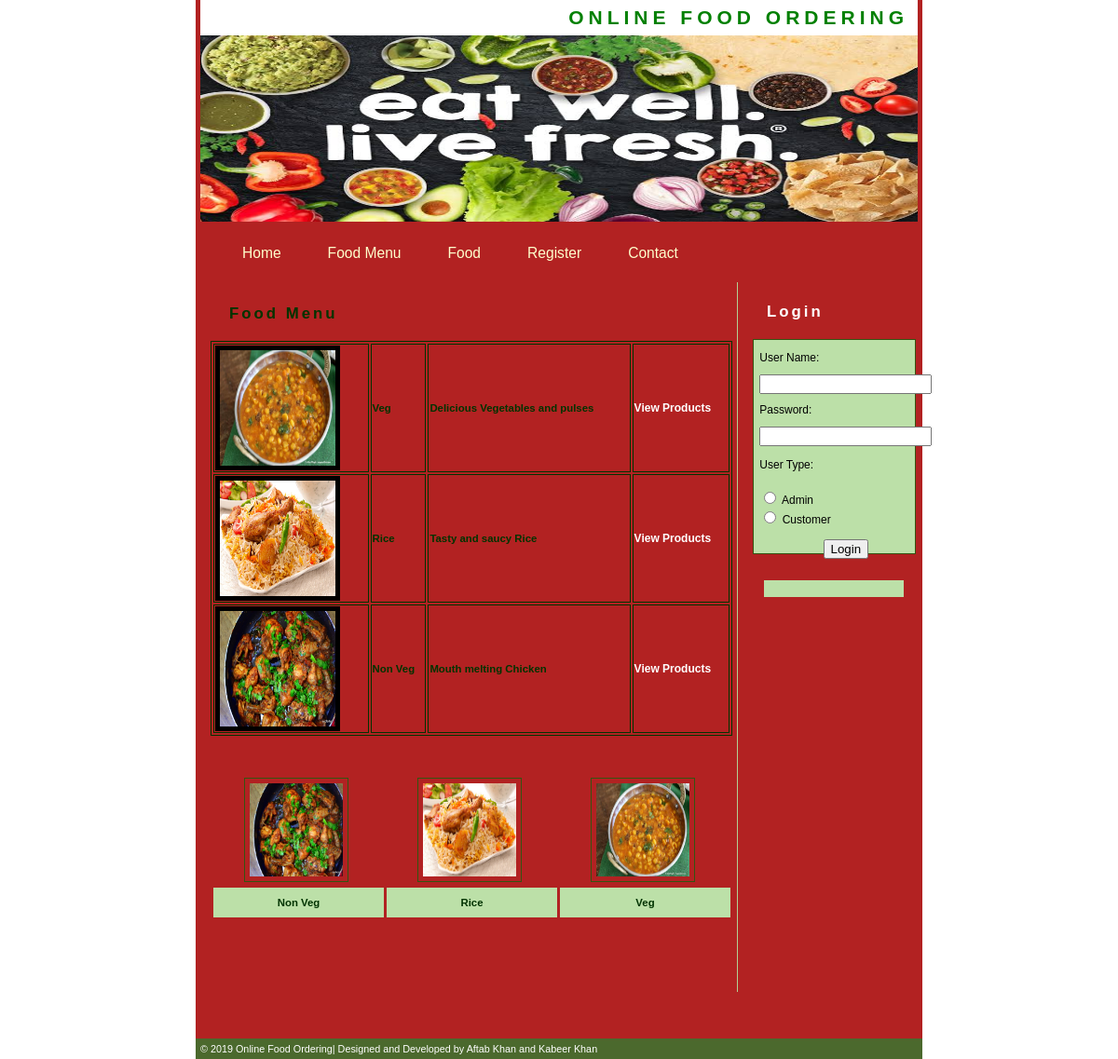
Screenshot of /Category.php with the database file from the repository.
### tables this page shows
CREATE TABLE IF NOT EXISTS `category_master` (
  `CategoryId` int(11) NOT NULL AUTO_INCREMENT,
  `CategoryName` varchar(20) NOT NULL,
  `Description` varchar(200) NOT NULL,
  `Image` varchar(100) NOT NULL,
  PRIMARY KEY (`CategoryId`)
);

### Category.php (the view, shortened to what this page needs)
<!DOCTYPE html PUBLIC "-//W3C//DTD XHTML 1.0 Transitional//EN" "http://www.w3.org/TR/xhtml1/DTD/xhtml1-transitional.dtd">
<html xmlns="http://www.w3.org/1999/xhtml">
<head>
<link href="style.css" rel="stylesheet" type="text/css" />
</head>
<body>
<div id="wrapper">
  <?php
  include "Header.php";
  ?>
  <div id="content">
    <h2><span style="color:#003300">Food Menu</span></h2>
    <table width="100%" border="1" bordercolor="#003300" >
      <?php
$con = mysql_connect("localhost","root");
$sql = "select * from Category_Master";
$result = mysql_query($sql,$con);
while($row = mysql_fetch_array($result))
{
$Id=$row['CategoryId'];
$CategoryName=$row['CategoryName'];
$Description=$row['Description'];
$Image=$row['Image'];
?>
      <tr>
       <td class="style3"><img src="Products/<?php echo $Image;?>" width="124" height="124" border="5" /></td>
        <td class="style3"><div align="left" class="style9 style5"><strong><?php echo $CategoryName;?></strong></div></td>
        <td class="style3"><div align="left" class="style9 style5"><strong><?php echo $Description;?></strong></div></td>
        <td class="style3"><a href="Products.php?CategoryId=<?php echo $Id;?>">View Products</a></td>
      </tr>
      <?php
}
?>
    </table>
    <table width="100%" border="0" cellspacing="3" cellpadding="3">
      <tr>
        <td>&nbsp;</td>
        <td>&nbsp;</td>
        <td>&nbsp;</td>
      </tr>
      <tr>
        <td><p><img src="images/chickenKarahi.jpg" alt="box" width="100" height="100" hspace="10" align="left" class="imgleft" title="box" /></p></td>
        <td><p><img src="images/biryaniRice.jpg" alt="box" width="100" height="100" hspace="10" align="left" class="imgleft" title="box" /></p></td>
        <td><p><img src="images/daalChanaFry.jpg" alt="box" width="100" height="100" hspace="10" align="left" class="imgleft" title="box" /></p></td>
      </tr>
      <tr>
        <td height="26" bgcolor="#BCE0A8"><div align="center" class="style9">Non Veg</div></td>
        <td bgcolor="#BCE0A8"><div align="center" class="style9">Rice</div></td>
        <td bgcolor="#BCE0A8"><div align="center" class="style9">Veg</div></td>
      </tr>
    </table>
    <p>&nbsp;</p>
    <p>&nbsp;</p>
  </div>
 <?php
 include "Right.php";
 ?>
   <?php
 include "Footer.php";
 ?>
</div>
</body>
</html>

### Header.php
<div id="title">
    <h1><span style="color: #008000;">Online Food Ordering</span></h1>
  </div>
  <div id="header"><img src="images/banner.JPG" alt="header" width="770" height="200" /></div>
<div class="container">
    <ul id="navCircle">
      <li><a href="index.php">Home</a></li>
      <li><a href="Category.php">Food Menu</a></li>
      <li><a href="Products.php">Food</a></li>
      <li><a href="Register.php">Register</a></li>
      <li><a href="Contact.php">Contact</a></li>
    </ul>
  </div>

### Right.php (shortened to what this page needs)
<link href="SpryAssets/SpryValidationTextField.css" rel="stylesheet" type="text/css">
 <div id="right-col">
    <h2>Login</h2>
    <div class="scroll">
      <form name="form1" method="post" action="login.php">
        <table width="100%" border="0" cellspacing="0" cellpadding="0">
          <tr>
            <td height="26">User Name:</td>
          </tr>
          <tr>
          <td height="30"><span id="sprytextfield1">
            <label>
            <input type="text" name="txtUserName" id="txtUserName" />
            </label>
            <span class="textfieldRequiredMsg">A value is required.</span></span></td>
          </tr>
          <tr>
            <td height="26">Password:</td>
          </tr>
          <tr>
            <td height="31"><span id="sprytextfield2">
          <label>
              <input type="password" name="txtPassword" id="txtPassword">
              </label>
            <span class="textfieldRequiredMsg">*</span></span></td>
          </tr>
          <tr>
            <td height="29">User Type:</td>
          </tr>
          <tr>
            <td height="52"><p>
              <label>
                <input type="radio" name="rdType" value="Admin" id="rdType_0">
                Admin</label>
              <br>
              <label>
                <input type="radio" name="rdType" value="Customer" id="rdType_1">
                Customer</label>
              <br>
            </p></td>
          </tr>
          <tr>
            <td><label>
              <div align="center">
                <input type="submit" name="button" id="button" value="Login">
                </div>
            </label></td>
          </tr>
          <tr>
            <td>&nbsp;</td>
          </tr>
        </table>
      </form>
      <h3>&nbsp;</h3>
  </div>
    <h2>&nbsp;</h2>
</div>

### Footer.php
<div id="footer">  &copy; 2019 Online Food Ordering| Designed and Developed by Aftab Khan and Kabeer Khan </div>

### style.css (style rules this page uses)
body { margin : 0; padding : 0; text-align : left; font : 75% "Trebuchet MS", verdana, arial, sans-serif; line-height : 1.5em; background : url(images/banner1.jpg); }
#wrapper { position : relative; width : 780px; margin-right : auto; margin-left : auto; padding : 0; border :0px solid green; background: #B22222; }
#title { width : 770px; margin-left : 5px; padding : 0; text-align : right; background-color : #fff; color : #000; }
#title h1 { margin : 0; padding : 10px; font-size : 175%; text-transform : uppercase; letter-spacing : 5px; background : inherit; color : #BCE0A8; }
#header { background : url(images/banner.JPG) no-repeat; width : 770px; height : 200px; margin : 0 0 0 5px; padding : 0 0 0 0; }
.container { width : 770px; height : 35px; margin : 20px 0 10px 5px; background-color:#B22222; color:#ffffff; }
#navCircle { margin : 0; padding : 0 0 20px 20px; }
#navCircle li { margin : 0; padding : 0; display : inline; list-style-type : none; margin-top:5px; }
#navCircle a:link, #navCircle a:visited { float : left; font-size : 1.3em; padding : 0 25px 15px 25px; text-decoration : none; background : inherit; color:#FFFFCC; margin-top:5px; }
#content { width : 560px; float : left; margin-top : 0; margin-left : 11px; padding : 5px; border-right : 1px solid #b2d094; }
#content p { padding : 0 20px; }
#right-col { width : 175px; margin : 5px 0 0 590px; border-left : 1px none #28460a; padding : 3px; color: #fff; }
#footer { margin : 50px 0 0 0; padding : 5px; font : 90% "Trebuchet MS", verdana, arial, sans-serif; background : #4b692d; color : #fff; }
div.scroll { height : 18em; width : 160px; padding : 1ex; margin : 0 0 30px 5px; border : 1px solid #345411; background : #BCE0A8; color : #000; }
h2 { margin : 20px; font-size : 140%; letter-spacing : 3px; background : inherit; color : #fff; }
h3 { margin : 5px; font-size : 120%; letter-spacing : 5px; background : inherit; color : green; }
a:link, a:visited { text-decoration : none; background : inherit; color : #fff; }
.imgleft { float : left; border : 1px solid #345411; padding : 5px; margin-right : 15px; }

### Category.php (style rules this page uses)
.style3 { font-weight: bold }
.style9 { font-size: 95%; font-weight: bold; color: #003300; font-family: Verdana, Arial, Helvetica, sans-serif; }

### rows the page displays
category_master: Image (picture), CategoryName "Veg", Description "Delicious Vegetables and pulses"
category_master: Image (picture), CategoryName "Rice", Description "Tasty and saucy Rice"
category_master: Image (picture), CategoryName "Non Veg", Description "Mouth melting Chicken"
